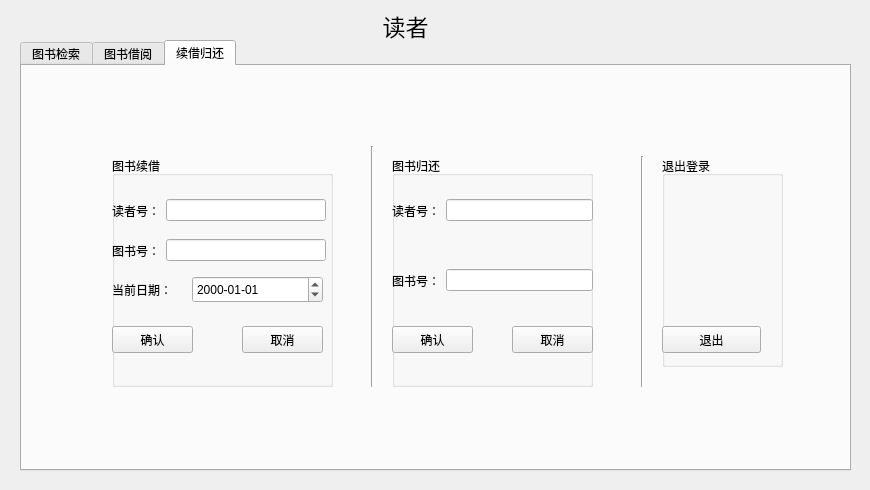
<?xml version="1.0" encoding="UTF-8"?>
<ui version="4.0">
 <class>ReaderForm</class>
 <widget class="QWidget" name="ReaderForm">
  <property name="geometry">
   <rect>
    <x>0</x>
    <y>0</y>
    <width>870</width>
    <height>490</height>
   </rect>
  </property>
  <property name="windowTitle">
   <string>Form</string>
  </property>
  <widget class="QLabel" name="reader_lab">
   <property name="geometry">
    <rect>
     <x>380</x>
     <y>10</y>
     <width>51</width>
     <height>31</height>
    </rect>
   </property>
   <property name="font">
    <font>
     <pointsize>17</pointsize>
    </font>
   </property>
   <property name="text">
    <string>读者</string>
   </property>
   <property name="alignment">
    <set>Qt::AlignCenter</set>
   </property>
  </widget>
  <widget class="QTabWidget" name="reader_tw">
   <property name="geometry">
    <rect>
     <x>20</x>
     <y>40</y>
     <width>831</width>
     <height>431</height>
    </rect>
   </property>
   <property name="currentIndex">
    <number>2</number>
   </property>
   <widget class="QWidget" name="tab_1">
    <attribute name="title">
     <string>图书检索</string>
    </attribute>
    <widget class="QPushButton" name="search_btn">
     <property name="geometry">
      <rect>
       <x>30</x>
       <y>80</y>
       <width>91</width>
       <height>27</height>
      </rect>
     </property>
     <property name="text">
      <string>图书检索</string>
     </property>
    </widget>
    <widget class="QPushButton" name="dis_all_btn">
     <property name="geometry">
      <rect>
       <x>150</x>
       <y>80</y>
       <width>91</width>
       <height>27</height>
      </rect>
     </property>
     <property name="text">
      <string>查看所有</string>
     </property>
    </widget>
    <widget class="QCheckBox" name="bname_ckx">
     <property name="geometry">
      <rect>
       <x>30</x>
       <y>45</y>
       <width>91</width>
       <height>22</height>
      </rect>
     </property>
     <property name="text">
      <string>按书名：</string>
     </property>
    </widget>
    <widget class="QCheckBox" name="bprint_ckx">
     <property name="geometry">
      <rect>
       <x>280</x>
       <y>45</y>
       <width>97</width>
       <height>22</height>
      </rect>
     </property>
     <property name="text">
      <string>按出版社：</string>
     </property>
    </widget>
    <widget class="QCheckBox" name="bauthor_ckx">
     <property name="geometry">
      <rect>
       <x>560</x>
       <y>45</y>
       <width>97</width>
       <height>22</height>
      </rect>
     </property>
     <property name="text">
      <string>按作者：</string>
     </property>
    </widget>
    <widget class="QLineEdit" name="bname_le">
     <property name="geometry">
      <rect>
       <x>130</x>
       <y>40</y>
       <width>101</width>
       <height>27</height>
      </rect>
     </property>
    </widget>
    <widget class="QLineEdit" name="bprint_le">
     <property name="geometry">
      <rect>
       <x>400</x>
       <y>40</y>
       <width>113</width>
       <height>27</height>
      </rect>
     </property>
    </widget>
    <widget class="QLineEdit" name="bauthor_le">
     <property name="geometry">
      <rect>
       <x>680</x>
       <y>40</y>
       <width>113</width>
       <height>27</height>
      </rect>
     </property>
    </widget>
    <widget class="QPushButton" name="reset_btn_1">
     <property name="geometry">
      <rect>
       <x>270</x>
       <y>80</y>
       <width>91</width>
       <height>27</height>
      </rect>
     </property>
     <property name="text">
      <string>重置信息</string>
     </property>
    </widget>
    <widget class="Line" name="line_1">
     <property name="geometry">
      <rect>
       <x>35</x>
       <y>110</y>
       <width>761</width>
       <height>20</height>
      </rect>
     </property>
     <property name="orientation">
      <enum>Qt::Horizontal</enum>
     </property>
    </widget>
    <widget class="QPushButton" name="locate_btn">
     <property name="geometry">
      <rect>
       <x>700</x>
       <y>80</y>
       <width>91</width>
       <height>27</height>
      </rect>
     </property>
     <property name="text">
      <string>定位</string>
     </property>
    </widget>
    <widget class="QLabel" name="bno_lab">
     <property name="geometry">
      <rect>
       <x>520</x>
       <y>85</y>
       <width>51</width>
       <height>17</height>
      </rect>
     </property>
     <property name="text">
      <string>书号：</string>
     </property>
    </widget>
    <widget class="QComboBox" name="bno_cmx">
     <property name="geometry">
      <rect>
       <x>590</x>
       <y>80</y>
       <width>91</width>
       <height>27</height>
      </rect>
     </property>
    </widget>
    <widget class="QTableView" name="book_tv">
     <property name="geometry">
      <rect>
       <x>30</x>
       <y>130</y>
       <width>771</width>
       <height>231</height>
      </rect>
     </property>
    </widget>
   </widget>
   <widget class="QWidget" name="tab_2">
    <attribute name="title">
     <string>图书借阅</string>
    </attribute>
    <widget class="QGroupBox" name="groupBox">
     <property name="geometry">
      <rect>
       <x>10</x>
       <y>120</y>
       <width>361</width>
       <height>261</height>
      </rect>
     </property>
     <property name="title">
      <string>图书列表</string>
     </property>
     <widget class="QTableView" name="borrow_tv">
      <property name="geometry">
       <rect>
        <x>0</x>
        <y>30</y>
        <width>351</width>
        <height>231</height>
       </rect>
      </property>
     </widget>
    </widget>
    <widget class="QGroupBox" name="groupBox_2">
     <property name="geometry">
      <rect>
       <x>450</x>
       <y>120</y>
       <width>361</width>
       <height>261</height>
      </rect>
     </property>
     <property name="title">
      <string>借阅列表</string>
     </property>
     <widget class="QTableWidget" name="borrow_tw">
      <property name="geometry">
       <rect>
        <x>10</x>
        <y>30</y>
        <width>351</width>
        <height>231</height>
       </rect>
      </property>
      <column>
       <property name="text">
        <string>书名</string>
       </property>
      </column>
      <column>
       <property name="text">
        <string>作者</string>
       </property>
      </column>
      <column>
       <property name="text">
        <string>数量</string>
       </property>
      </column>
      <column>
       <property name="text">
        <string>出版社</string>
       </property>
      </column>
     </widget>
    </widget>
    <widget class="QPushButton" name="add_btn">
     <property name="geometry">
      <rect>
       <x>370</x>
       <y>300</y>
       <width>81</width>
       <height>27</height>
      </rect>
     </property>
     <property name="text">
      <string>添加&gt;&gt;</string>
     </property>
    </widget>
    <widget class="QPushButton" name="delete_btn">
     <property name="geometry">
      <rect>
       <x>370</x>
       <y>190</y>
       <width>81</width>
       <height>27</height>
      </rect>
     </property>
     <property name="text">
      <string>删除&lt;&lt;</string>
     </property>
    </widget>
    <widget class="QPushButton" name="done_btn">
     <property name="geometry">
      <rect>
       <x>640</x>
       <y>60</y>
       <width>101</width>
       <height>27</height>
      </rect>
     </property>
     <property name="text">
      <string>完成</string>
     </property>
    </widget>
    <widget class="QLabel" name="bnum_lab">
     <property name="geometry">
      <rect>
       <x>261</x>
       <y>65</y>
       <width>45</width>
       <height>20</height>
      </rect>
     </property>
     <property name="text">
      <string>数量：</string>
     </property>
    </widget>
    <widget class="QLineEdit" name="bno_le">
     <property name="geometry">
      <rect>
       <x>335</x>
       <y>21</y>
       <width>100</width>
       <height>27</height>
      </rect>
     </property>
    </widget>
    <widget class="QLabel" name="bno_lab_2">
     <property name="geometry">
      <rect>
       <x>261</x>
       <y>25</y>
       <width>68</width>
       <height>20</height>
      </rect>
     </property>
     <property name="text">
      <string>索书号：</string>
     </property>
    </widget>
    <widget class="QLineEdit" name="bnum_le">
     <property name="geometry">
      <rect>
       <x>335</x>
       <y>60</y>
       <width>100</width>
       <height>27</height>
      </rect>
     </property>
    </widget>
    <widget class="QPushButton" name="reset_btn_2">
     <property name="geometry">
      <rect>
       <x>490</x>
       <y>60</y>
       <width>101</width>
       <height>27</height>
      </rect>
     </property>
     <property name="text">
      <string>重置</string>
     </property>
    </widget>
    <widget class="QPushButton" name="add_btn_2">
     <property name="geometry">
      <rect>
       <x>640</x>
       <y>20</y>
       <width>99</width>
       <height>27</height>
      </rect>
     </property>
     <property name="text">
      <string>添加</string>
     </property>
    </widget>
    <widget class="Line" name="line">
     <property name="geometry">
      <rect>
       <x>20</x>
       <y>100</y>
       <width>781</width>
       <height>20</height>
      </rect>
     </property>
     <property name="orientation">
      <enum>Qt::Horizontal</enum>
     </property>
    </widget>
    <widget class="QWidget" name="layoutWidget1">
     <property name="geometry">
      <rect>
       <x>50</x>
       <y>60</y>
       <width>161</width>
       <height>29</height>
      </rect>
     </property>
     <layout class="QHBoxLayout" name="horizontalLayout">
      <item>
       <widget class="QLabel" name="label">
        <property name="text">
         <string>*密码：</string>
        </property>
       </widget>
      </item>
      <item>
       <widget class="QLineEdit" name="rkey_le"/>
      </item>
     </layout>
    </widget>
    <widget class="QWidget" name="layoutWidget2">
     <property name="geometry">
      <rect>
       <x>50</x>
       <y>20</y>
       <width>161</width>
       <height>29</height>
      </rect>
     </property>
     <layout class="QHBoxLayout" name="horizontalLayout_2">
      <item>
       <widget class="QLabel" name="rno_lab">
        <property name="text">
         <string>*帐号：</string>
        </property>
       </widget>
      </item>
      <item>
       <widget class="QLineEdit" name="rno_le"/>
      </item>
     </layout>
    </widget>
    <widget class="QPushButton" name="fresh_btn">
     <property name="geometry">
      <rect>
       <x>490</x>
       <y>20</y>
       <width>99</width>
       <height>27</height>
      </rect>
     </property>
     <property name="text">
      <string>刷新</string>
     </property>
    </widget>
   </widget>
   <widget class="QWidget" name="tab_3">
    <attribute name="title">
     <string>续借归还</string>
    </attribute>
    <widget class="QGroupBox" name="groupBox_3">
     <property name="geometry">
      <rect>
       <x>90</x>
       <y>90</y>
       <width>221</width>
       <height>231</height>
      </rect>
     </property>
     <property name="title">
      <string>图书续借</string>
     </property>
     <widget class="QLabel" name="con_b_date_lab">
      <property name="geometry">
       <rect>
        <x>0</x>
        <y>125</y>
        <width>71</width>
        <height>17</height>
       </rect>
      </property>
      <property name="text">
       <string>当前日期：</string>
      </property>
     </widget>
     <widget class="QDateEdit" name="renew_de">
      <property name="geometry">
       <rect>
        <x>80</x>
        <y>120</y>
        <width>131</width>
        <height>27</height>
       </rect>
      </property>
      <property name="displayFormat">
       <string>yyyy-MM-dd</string>
      </property>
     </widget>
     <widget class="QPushButton" name="accept_btn">
      <property name="geometry">
       <rect>
        <x>0</x>
        <y>170</y>
        <width>81</width>
        <height>27</height>
       </rect>
      </property>
      <property name="text">
       <string>确认</string>
      </property>
     </widget>
     <widget class="QPushButton" name="cancel_btn">
      <property name="geometry">
       <rect>
        <x>130</x>
        <y>170</y>
        <width>81</width>
        <height>27</height>
       </rect>
      </property>
      <property name="text">
       <string>取消</string>
      </property>
     </widget>
     <widget class="QWidget" name="layoutWidget3">
      <property name="geometry">
       <rect>
        <x>0</x>
        <y>40</y>
        <width>214</width>
        <height>29</height>
       </rect>
      </property>
      <layout class="QHBoxLayout" name="horizontalLayout_3">
       <item>
        <widget class="QLabel" name="rno_lab_3">
         <property name="text">
          <string>读者号：</string>
         </property>
        </widget>
       </item>
       <item>
        <widget class="QLineEdit" name="rno_le_2"/>
       </item>
      </layout>
     </widget>
     <widget class="QWidget" name="layoutWidget4">
      <property name="geometry">
       <rect>
        <x>0</x>
        <y>80</y>
        <width>214</width>
        <height>29</height>
       </rect>
      </property>
      <layout class="QHBoxLayout" name="horizontalLayout_4">
       <item>
        <widget class="QLabel" name="bno_lab_3">
         <property name="text">
          <string>图书号：</string>
         </property>
        </widget>
       </item>
       <item>
        <widget class="QLineEdit" name="bno_le_2"/>
       </item>
      </layout>
     </widget>
    </widget>
    <widget class="QGroupBox" name="groupBox_4">
     <property name="geometry">
      <rect>
       <x>370</x>
       <y>90</y>
       <width>201</width>
       <height>231</height>
      </rect>
     </property>
     <property name="title">
      <string>图书归还</string>
     </property>
     <widget class="QPushButton" name="accept_btn_2">
      <property name="geometry">
       <rect>
        <x>0</x>
        <y>170</y>
        <width>81</width>
        <height>27</height>
       </rect>
      </property>
      <property name="text">
       <string>确认</string>
      </property>
     </widget>
     <widget class="QPushButton" name="cancel_btn_2">
      <property name="geometry">
       <rect>
        <x>120</x>
        <y>170</y>
        <width>81</width>
        <height>27</height>
       </rect>
      </property>
      <property name="text">
       <string>取消</string>
      </property>
     </widget>
     <widget class="QWidget" name="layoutWidget5">
      <property name="geometry">
       <rect>
        <x>0</x>
        <y>40</y>
        <width>201</width>
        <height>29</height>
       </rect>
      </property>
      <layout class="QHBoxLayout" name="horizontalLayout_5">
       <item>
        <widget class="QLabel" name="rno_lab_2">
         <property name="text">
          <string>读者号：</string>
         </property>
        </widget>
       </item>
       <item>
        <widget class="QLineEdit" name="rno_le_3"/>
       </item>
      </layout>
     </widget>
     <widget class="QWidget" name="layoutWidget6">
      <property name="geometry">
       <rect>
        <x>0</x>
        <y>110</y>
        <width>201</width>
        <height>29</height>
       </rect>
      </property>
      <layout class="QHBoxLayout" name="horizontalLayout_6">
       <item>
        <widget class="QLabel" name="bno_lab_4">
         <property name="text">
          <string>图书号：</string>
         </property>
        </widget>
       </item>
       <item>
        <widget class="QLineEdit" name="bno_le_3"/>
       </item>
      </layout>
     </widget>
    </widget>
    <widget class="Line" name="line_7">
     <property name="geometry">
      <rect>
       <x>340</x>
       <y>80</y>
       <width>20</width>
       <height>241</height>
      </rect>
     </property>
     <property name="orientation">
      <enum>Qt::Vertical</enum>
     </property>
    </widget>
    <widget class="Line" name="line_9">
     <property name="geometry">
      <rect>
       <x>610</x>
       <y>90</y>
       <width>20</width>
       <height>231</height>
      </rect>
     </property>
     <property name="orientation">
      <enum>Qt::Vertical</enum>
     </property>
    </widget>
    <widget class="QGroupBox" name="groupBox_5">
     <property name="geometry">
      <rect>
       <x>640</x>
       <y>90</y>
       <width>121</width>
       <height>211</height>
      </rect>
     </property>
     <property name="title">
      <string>退出登录</string>
     </property>
     <widget class="QPushButton" name="quit_btn">
      <property name="geometry">
       <rect>
        <x>0</x>
        <y>170</y>
        <width>99</width>
        <height>27</height>
       </rect>
      </property>
      <property name="text">
       <string>退出</string>
      </property>
     </widget>
    </widget>
   </widget>
  </widget>
 </widget>
 <resources/>
 <connections/>
</ui>
